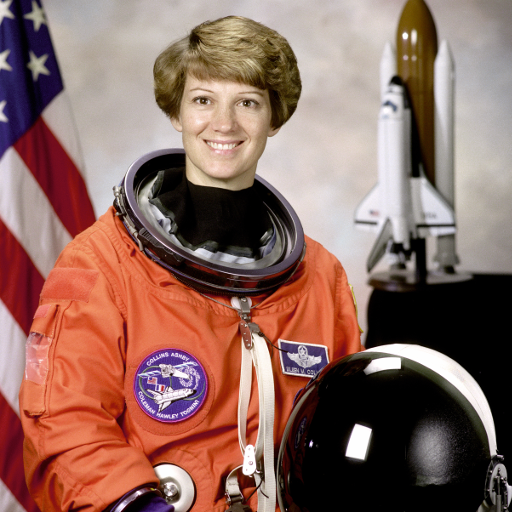
#> input picture skimage.data.astronaut(), 512 x 512 px
$ jupyter execute '450–wrap.ipynb'
#> lines starting #> are read from the running program, lines starting #| are printed output that depends on the picture; after the words box and inside, x2 and y2 are one past the last pixel; in counts of white or black regions, pixels touching at a corner belong together
# Selective Color

[cell 1]
import numpy as np
import matplotlib.pyplot as plt
from skimage import data, io, color

First I'll create a function to compute the euclidean distance (code from class).

[cell 2]
def euclideanDistance(a, b):
    a = np.array(a)
    b = np.array(b)
    return np.sqrt(np.sum((a - b) ** 2))

Then I get a copy of the image and save its width and height so I can iterate over the pixels. Then I convert the color to a numpy array so I can use it in the distance function.

To turn everything gray, I used `rgb2gray` which returns floats in [0,1], so I scaled them back to [0,255].

Then we iterate over the pixels and compute the distance to the color. If it's less than a threshold, we set it to the gray value.

[cell 3]
def selectiveColor(img, col=[0,0,0], margin=0):
    img_out = img.copy()
    h, w, _ = img.shape
    col = np.array(col)

    gray_img = (color.rgb2gray(img) * 255).astype(np.uint8)

    for i in range(h):
        for j in range(w):
            pixel = img[i, j]
            dist = euclideanDistance(pixel, col)
            if dist > margin:
                g = gray_img[i, j]
                img_out[i, j] = [g, g, g]

    return img_out

Lets now test on the astronaut image.

[cell 4]
img = data.astronaut()
#> img is the input picture: shape (512, 512, 3); mean R, G, B 141.6, 105.8, 96.5
result = selectiveColor(img, col=[150, 0, 0], margin=100)
#> in selectiveColor, `gray_img = (color.rgb2gray(img) * 255).astype(np.uint8)`:
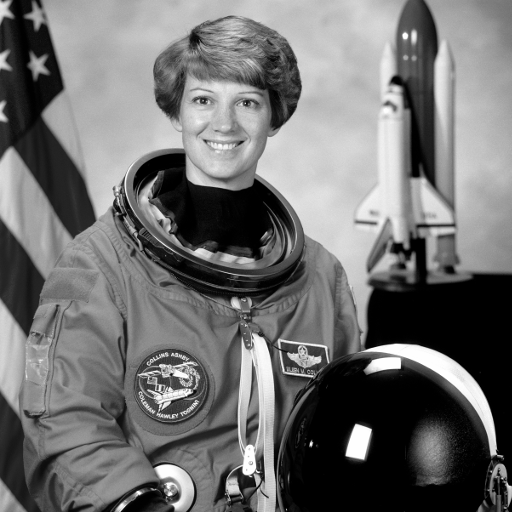
#> gray_img: shape (512, 512); min 0, max 255, mean 112.3
#> after the loop in selectiveColor, `for i in range(h):`:
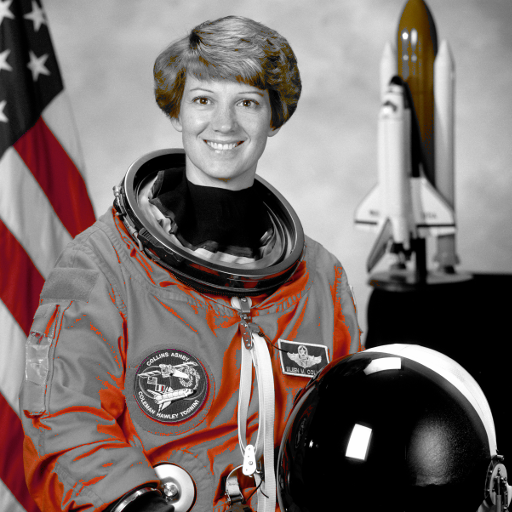
#> img_out: shape (512, 512, 3); mean R, G, B 121.4, 110.1, 107.8

fig, (ax1, ax2) = plt.subplots(1, 2, figsize=(12, 6))

ax1.imshow(img);
ax1.set_title("Original");
ax1.axis("off")

ax2.imshow(result);
ax2.set_title("Red Selective Color");
ax2.axis("off")

plt.tight_layout()
plt.show()
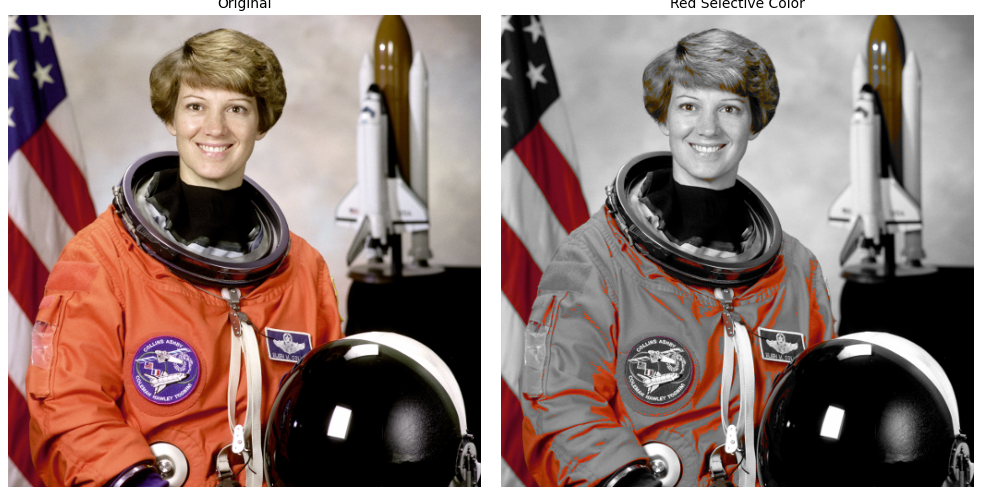
#> figure drawn by matplotlib, 2 panels

[cell 5]
result = selectiveColor(img, col=[0, 0, 150], margin=100)

fig, (ax1, ax2) = plt.subplots(1, 2, figsize=(12, 6))

ax1.imshow(img);
ax1.set_title("Original");
ax1.axis("off")

ax2.imshow(result);
ax2.set_title("Blue Selective Color");
ax2.axis("off")

plt.tight_layout()
plt.show()
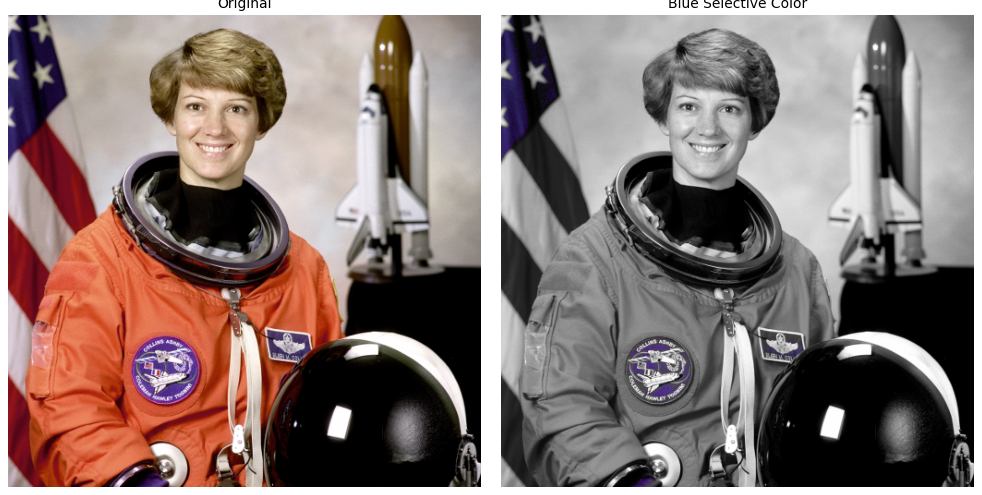
#> figure drawn by matplotlib, 2 panels
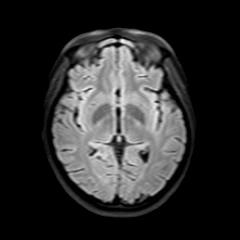
#> input picture CSCI-450/Homework/Wrap/019_AC_T2.jpg, 240 x 240 px
#> further down, brain_img is the input picture: shape (240, 240, 3); min 0, max 247, mean 45.2

# Cropping

I first start by converting the image to grayscale and identifying all pixels above a small brightness threshold (0.05 for example). Then we find the rows and columns that contain these non-black pixels and calculates the tightest bounding box around them. If no such region exists, it returns the original image; otherwise, it returns the cropped region where the actual content lies (cropping is done by slicing the image array).

[cell 6]
def crop(img):
    gray = color.rgb2gray(img)

    mask = gray > 0.05
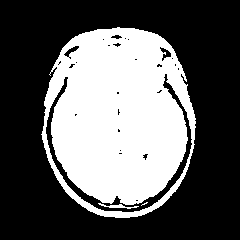
#> mask: shape (240, 240) bool; 37.3% white; 3 white regions (1 under 20 px), largest, box (x1, y1, x2, y2) and area: (41, 27, 196, 218) 21392, (98, 203, 139, 209) 87

    rows = np.where(np.any(mask, axis=1))[0]
    cols = np.where(np.any(mask, axis=0))[0]

    if rows.size == 0 or cols.size == 0:
        return img

    top, bottom = rows[0], rows[-1]
    left, right = cols[0], cols[-1]

    return img[top:bottom+1, left:right+1]
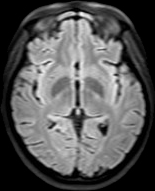
#> returned value: shape (191, 155, 3); min 0, max 247, mean 88

Now lets test.

[cell 7]
brain_img = io.imread('019_AC_T2.jpg')
result = crop(brain_img)

fig, (ax1, ax2) = plt.subplots(1, 2, figsize=(12, 6))

ax1.imshow(brain_img);
ax1.set_title("Original");
ax1.axis("off")

ax2.imshow(result);
ax2.set_title("Cropped");
ax2.axis("off")

plt.tight_layout()
plt.show()
